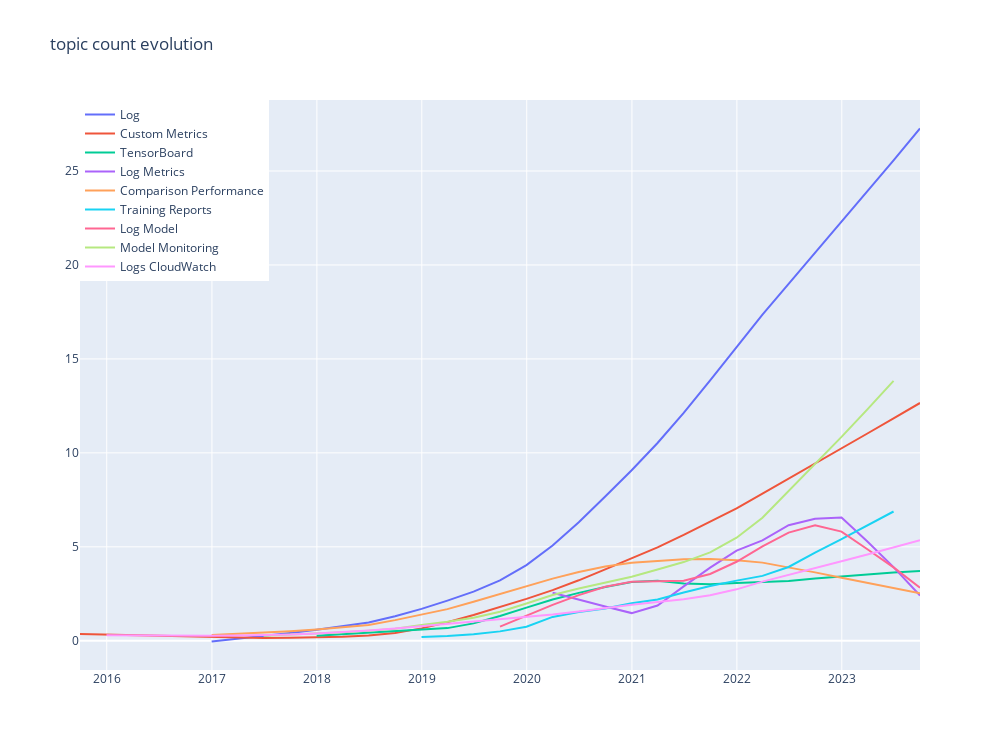
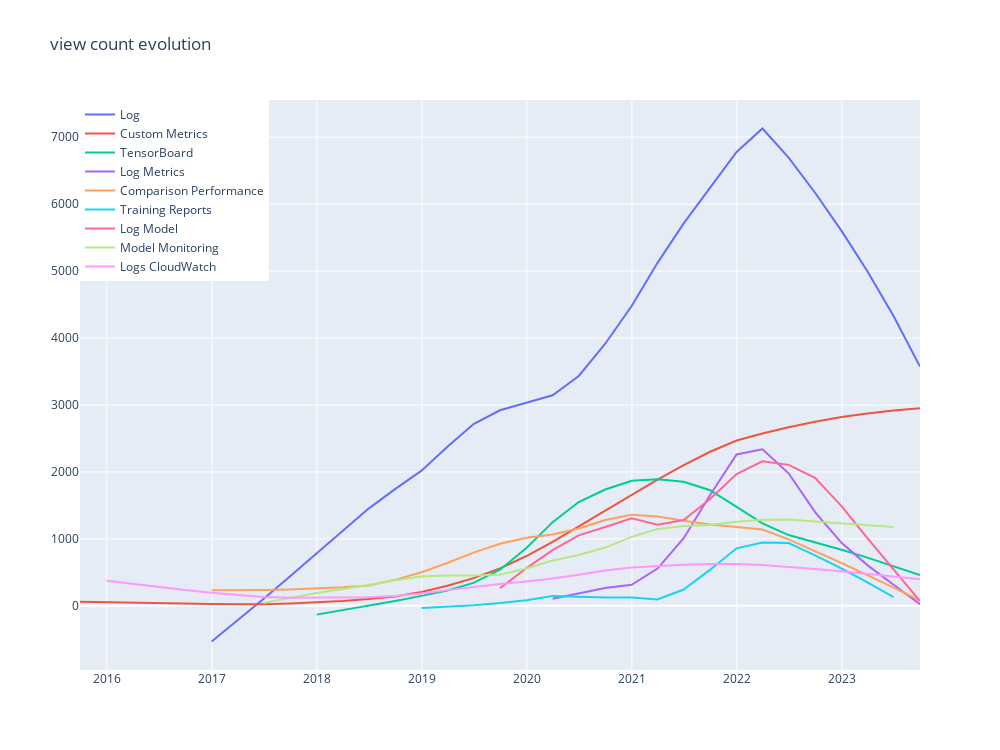
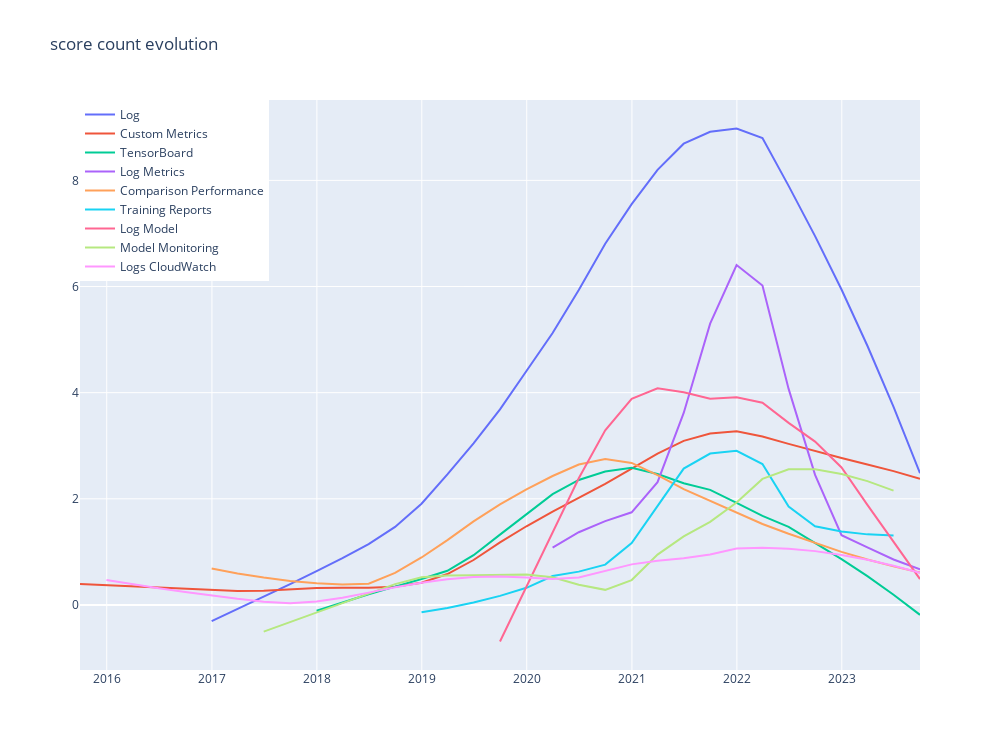
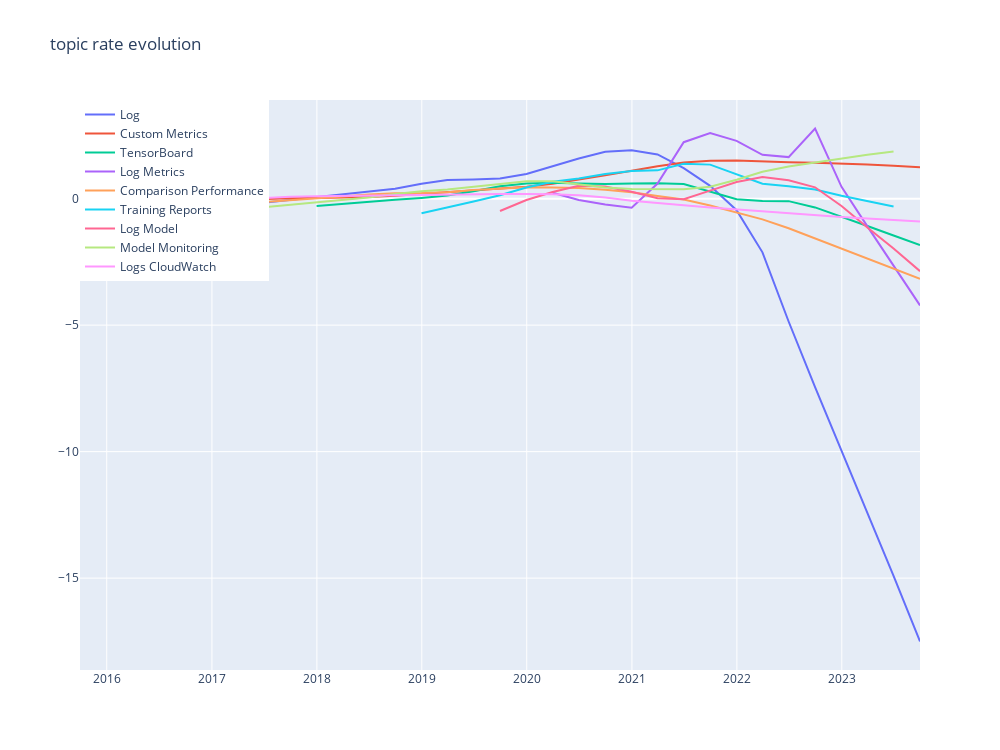

Source (notebook cell) for these figures, in order:
### Code cell
topic_mapping = {
    0: 'Pipeline Step',
    1: 'Notebook Instance',
    2: 'Docker Image',
    3: 'Version',
    4: 'Log',
    5: 'Plots',
    6: 'Studio',
    7: 'PyTorch',
    8: 'Prediction',
    9: 'Labeling Job',
    10: 'Hyperparameter Tuning',
    11: 'TensorFlow',
    12: 'Spark',
    13: 'RStudio',
    14: 'Workspace',
    15: 'Batch Transform',
    16: 'Web Service',
    17: 'Experiment',
    18: 'Instance',
    19: 'Sweep',
    20: 'Deploying Model',
    21: 'Columns Values',
    22: 'Inference Endpoint',
    23: 'Compute',
    24: 'Account',
    25: 'File Directory',
    26: 'Object Attribute',
    27: 'Parameters Parameter',
    28: 'File Pandas',
    29: 'Git Repo',
    30: 'Training Job',
    31: 'Save Model',
    32: 'Bucket',
    33: 'Limit Exceeded',
    34: 'Data Factory',
    35: 'Format Convert',
    36: 'Server',
    37: 'Feature Store',
    38: 'Environment',
    39: 'Initialization Init',
    40: 'Custom Metrics',
    41: 'Compute Cluster',
    42: 'Model Endpoint',
    43: 'Memory',
    44: 'Stuck Queue',
    45: 'Distributed Training',
    46: 'File Upload',
    47: 'Python',
    48: 'TensorBoard',
    49: 'Deploying Endpoint',
    50: 'Authentication',
    51: 'Module Import',
    52: 'Deployment Model',
    53: 'Artifact Download',
    54: 'File Read',
    55: 'Batch Prediction',
    56: 'API',
    57: 'API Key',
    58: 'File Storage',
    59: 'Creating Terraform',
    60: 'CUDA Memory',
    61: 'Register Model',
    62: 'Log Metrics',
    63: 'Config Configuration',
    64: 'Inference Pipeline',
    65: 'Invoke Endpoint',
    66: 'Blob Storage',
    67: 'Comparison Performance',
    68: 'Loading Model',
    69: 'Pickle File',
    70: 'Endpoint Lambda',
    71: 'File Download',
    72: 'Broken Link',
    73: 'Permissions Authorization',
    74: 'Exporting Data',
    75: 'Datasets',
    76: 'Model Registry',
    77: 'Image Read',
    78: 'Artifacts',
    79: 'Deploy Model',
    80: 'Endpoint Content',
    81: 'Creating Model',
    82: 'Train Model',
    83: 'Score Model',
    84: 'Endpoint Ping',
    85: 'Parallelization Job',
    86: 'Module Usage',
    87: 'Deployment Kubernetes',
    88: 'Data Stores',
    89: 'Permission Denied',
    90: 'Training Reports',
    91: 'Log Model',
    92: 'Model Monitoring',
    93: 'Model Deployment',
    94: 'Pipeline TrainingStep',
    95: 'Missing Module',
    96: 'Install Package',
    97: 'Logs CloudWatch',
    98: 'Import Notebook',
    99: 'Training Model',
    100: 'Installation',
    101: 'Quota Request',
    102: 'NEO Compiling',
    103: 'Connection',
    104: 'Training Container',
    105: 'Huggingface Model',
    106: 'Container Registry',
    107: 'Model ONNX',
    108: 'Models',
    109: 'Globals YAML',
    110: 'Deployment ACI',
    111: 'Trained Model',
    112: 'Web Interface',
    113: 'scikit-learn',
    114: 'Dependency',
    115: 'Nested Runs',
    116: 'Import Data',
    117: 'Endpoint Deploying',
    118: 'Endpoint Prediction',
    119: 'Lifecycle Configuration',
    120: 'Output Inputs',
    121: 'Custom Job',
    122: 'Jupyter Notebook',
    123: 'Response Endpoint',
    124: 'Shared Cache',
    125: 'Training YOLO',
    126: 'Checkpoints Training',
    127: 'Endpoint Transitioning',
    128: 'Training File',
    129: 'Inference',
    130: 'Connecting RDS',
    131: 'Model Serving',
    132: 'Tuning Model',
}

df = pd.read_json(os.path.join(path_rq12, 'macro-topics.json'))
df = df[df['Challenge_topic_macro'] == 12]

fig_challenge_topic_count = go.Figure()
fig_challenge_score_count = go.Figure()
fig_challenge_view_count = go.Figure()
fig_challenge_topic_rate = go.Figure()
fig_challenge_score_rate = go.Figure()
fig_challenge_view_rate = go.Figure()
fig_challenge_unsolved_rate = go.Figure()

for index, group in df.groupby('Challenge_topic'):
    name = topic_mapping[index]
    # plot challenge topic count evolution
    group_count = group.groupby(pd.Grouper(key='Challenge_created_time', freq='Q'))[
        'Challenge_topic'].count().reset_index()
    x = pd.to_datetime(group_count['Challenge_created_time']).values
    y = group_count['Challenge_topic'].values
    x_lowess = np.array([i.astype('datetime64[D]').astype(int) for i in x])
    y_lowess = lowess(y, x_lowess, return_sorted=False, frac=0.5)
    fig_challenge_topic_count.add_trace(
        go.Scatter(x=x, y=y_lowess, mode='lines', name=name))#, marker=dict(color=colors[index])))

    # plot challenge topic rate evolution
    y = np.diff(group_count['Challenge_topic'].values)
    y = extrapolate_nans_1d(y)
    y = np.insert(y, 0, 0)
    x_lowess = np.array([i.astype('datetime64[D]').astype(int) for i in x])
    y_lowess = lowess(y, x_lowess, return_sorted=False, frac=0.5)
    fig_challenge_topic_rate.add_trace(
        go.Scatter(x=x, y=y_lowess, mode='lines', name=name))#, marker=dict(color=colors[index])))

    group_evolution = group.groupby(pd.Grouper(key='Challenge_created_time', freq='Q'))[
        ['Challenge_view_count', 'Challenge_score_count']].sum().reset_index()

    # plot challenge score count evolution
    y = group_evolution['Challenge_score_count'].values
    y_lowess = lowess(y, x_lowess, return_sorted=False, frac=0.5)
    fig_challenge_score_count.add_trace(go.Scatter(
        x=x, y=y_lowess, mode='lines', name=name))#, marker=dict(color=colors[index])))

    # plot challenge score rate evolution
    y = np.diff(group_evolution['Challenge_score_count'].values)
    y = extrapolate_nans_1d(y)
    y = np.insert(y, 0, 0)
    y_lowess = lowess(y, x_lowess, return_sorted=False, frac=0.5)
    fig_challenge_score_rate.add_trace(go.Scatter(
        x=x, y=y_lowess, mode='lines', name=name))#, marker=dict(color=colors[index])))

    # plot challenge view count evolution
    y = group_evolution['Challenge_view_count'].values
    y_lowess = lowess(y, x_lowess, return_sorted=False, frac=0.5)
    fig_challenge_view_count.add_trace(go.Scatter(
        x=x, y=y_lowess, mode='lines', name=name))#, marker=dict(color=colors[index])))

    # plot challenge view rate evolution
    y = np.diff(group_evolution['Challenge_view_count'].values)
    y = extrapolate_nans_1d(y)
    y = np.insert(y, 0, 0)
    y_lowess = lowess(y, x_lowess, return_sorted=False, frac=0.5)
    fig_challenge_view_rate.add_trace(go.Scatter(
        x=x, y=y_lowess, mode='lines', name=name))#, marker=dict(color=colors[index])))

    # plot challenge solved rate evolution
    group = filter_open_posts(group)
    group_all = group.groupby(pd.Grouper(key='Challenge_created_time', freq='Q'))['Challenge_topic'].count(
    ).cumsum().reset_index().rename(columns={'Challenge_created_time': 'Date', 'Challenge_topic': 'All'})
    group_closed = group.groupby(pd.Grouper(key='Challenge_closed_time', freq='Q'))['Challenge_topic'].count(
    ).cumsum().reset_index().rename(columns={'Challenge_closed_time': 'Date', 'Challenge_topic': 'Solved'})
    group_solved = pd.merge(group_closed, group_all, on='Date', how='outer').fillna(
        0).sort_values(by='Date')
    x = pd.to_datetime(group_solved['Date']).values
    y = (1 - group_solved['Solved'] / group_solved['All']) * 100
    y = extrapolate_nans_1d(y)
    x_lowess = np.array([i.astype('datetime64[D]').astype(int) for i in x])
    y_lowess = lowess(y, x_lowess, return_sorted=False, frac=0.5)
    fig_challenge_unsolved_rate.add_trace(
        go.Scatter(x=x, y=y_lowess, mode='lines', name=name))#, marker=dict(color=colors[index])))

fig_challenge_topic_count.update_layout(
    title='topic count evolution',
    width=1000,
    height=750,
    legend=dict(
        x=0,
        y=1,
        xanchor='auto',
        yanchor='auto'
    ))
fig_challenge_view_count.update_layout(
    title='view count evolution',
    width=1000,
    height=750,
    legend=dict(
        x=0,
        y=1,
        xanchor='auto',
        yanchor='auto'
    ))
fig_challenge_score_count.update_layout(
    title='score count evolution',
    width=1000,
    height=750,
    legend=dict(
        x=0,
        y=1,
        xanchor='auto',
        yanchor='auto'
    ))
fig_challenge_topic_rate.update_layout(
    title='topic rate evolution',
    width=1000,
    height=750,
    legend=dict(
        x=0,
        y=1,
        xanchor='auto',
        yanchor='auto'
    ))
fig_challenge_view_rate.update_layout(
    title='view rate evolution',
    width=1000,
    height=750,
    legend=dict(
        x=0,
        y=1,
        xanchor='auto',
        yanchor='auto'
    ))
fig_challenge_score_rate.update_layout(
    title='score rate evolution',
    width=1000,
    height=750,
    legend=dict(
        x=0,
        y=1,
        xanchor='auto',
        yanchor='auto'
    ))
fig_challenge_unsolved_rate.update_layout(
    title='unsolved rate evolution',
    width=1000,
    height=750,
    legend=dict(
        x=0,
        y=1,
        xanchor='auto',
        yanchor='auto'
    ))

fig_challenge_topic_count.show()
fig_challenge_view_count.show()
fig_challenge_score_count.show()
fig_challenge_topic_rate.show()
fig_challenge_view_rate.show()
fig_challenge_score_rate.show()
fig_challenge_unsolved_rate.show()
